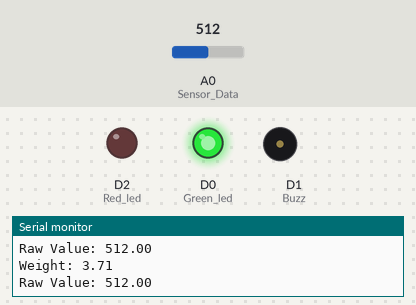
This sketch was run on a simulated ESP8266 (NodeMCU). On the bench: output pins drawn as LEDs (lit = HIGH), buzzer (waves = sounding, pin HIGH), the last lines printed to the serial monitor. The test bench sets the inputs (shaded band); at power-on: A0 (Sensor_Data) = 512. WiFi joins after 1.5 s; servers stay silent unless stated.

Above: at 3.0 s.
3.1 s: A0 (Sensor_Data) set to 854
4.6 s: A0 (Sensor_Data) set to 870
At 5.5 s:
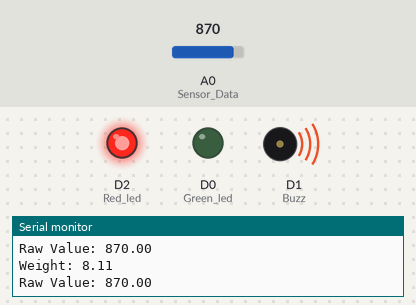
6.1 s: A0 (Sensor_Data) set to 716
At 7.1 s:
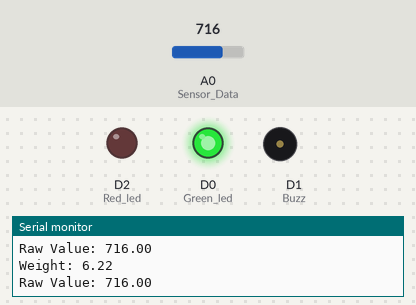
7.6 s: A0 (Sensor_Data) set to 900
At 8.7 s:
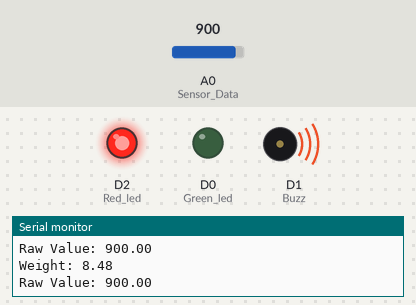
Timing chart, 0 to 10.1 s (numbered marks = the images above; inputs shaded):
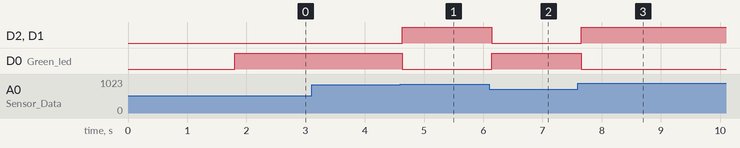

The sketch:

Load_cell.ino
```cpp
#define BLYNK_TEMPLATE_ID "TMPL2EnutY7m-"
#define BLYNK_TEMPLATE_NAME "Load cell"
#define BLYNK_AUTH_TOKEN "_zqKu4R5hIIdZhhsHC56meDuzlxp_mBE"

#include <ESP8266WiFi.h>
#include <BlynkSimpleEsp8266.h>

#define Sensor_Data A0

#define Green_led D0
#define Red_led D2
#define Buzz D1
#define offset 210

// Your WiFi credentials
char ssid[] = "Bits";
char pass[] = "1234567890";

void setup() {
  Serial.begin(115200);
  Blynk.begin(BLYNK_AUTH_TOKEN, ssid, pass);

  // Setup LED pin as an output
  pinMode(Green_led, OUTPUT);
  pinMode(Red_led, OUTPUT);
  pinMode(Buzz, OUTPUT);

}

void loop() {
  Blynk.run();
  digitalWrite(Green_led, LOW);
  digitalWrite(Red_led, LOW);
  digitalWrite(Buzz, LOW);

  // Read analog input
  float rawValue = analogRead(Sensor_Data);

  float weight = 10 * ((rawValue - offset) / (1024 - offset));

  if ((weight >= 0.5) && (weight < 8)) {

    digitalWrite(Green_led, HIGH);
    digitalWrite(Red_led, LOW);
    digitalWrite(Buzz, LOW);
  }
  else if ((weight >= 8) && (weight <= 10)) {

  // Button is released, turn off the LED
    digitalWrite(Green_led, LOW);
    digitalWrite(Red_led, HIGH);
    digitalWrite(Buzz, HIGH);
  }
else {
  Serial.println("Invalid weight range");
}

  // Display the weight in Blynk app
  Blynk.virtualWrite(V0, weight);
  Serial.print("Weight: ");
  Serial.println(weight);

  Serial.print("Raw Value: ");
  Serial.println(rawValue);

  delay(100);  // Adjust the delay as needed
}
```

Measured:
- the behaviour switches between 861 and 862 on A0 (Sensor_Data) (found by bisection; images 0 and 1)
- after the input at 4.6 s, D2 (Red_led), D1 (Buzz): LOW → HIGH at once; D0 (Green_led): HIGH → LOW at once
- after the input at 6.1 s, D2 (Red_led), D1 (Buzz): HIGH → LOW at once; D0 (Green_led): LOW → HIGH at once
- after the input at 7.6 s, D2 (Red_led), D1 (Buzz): LOW → HIGH after 0.05 s; D0 (Green_led): HIGH → LOW after 0.05 s
